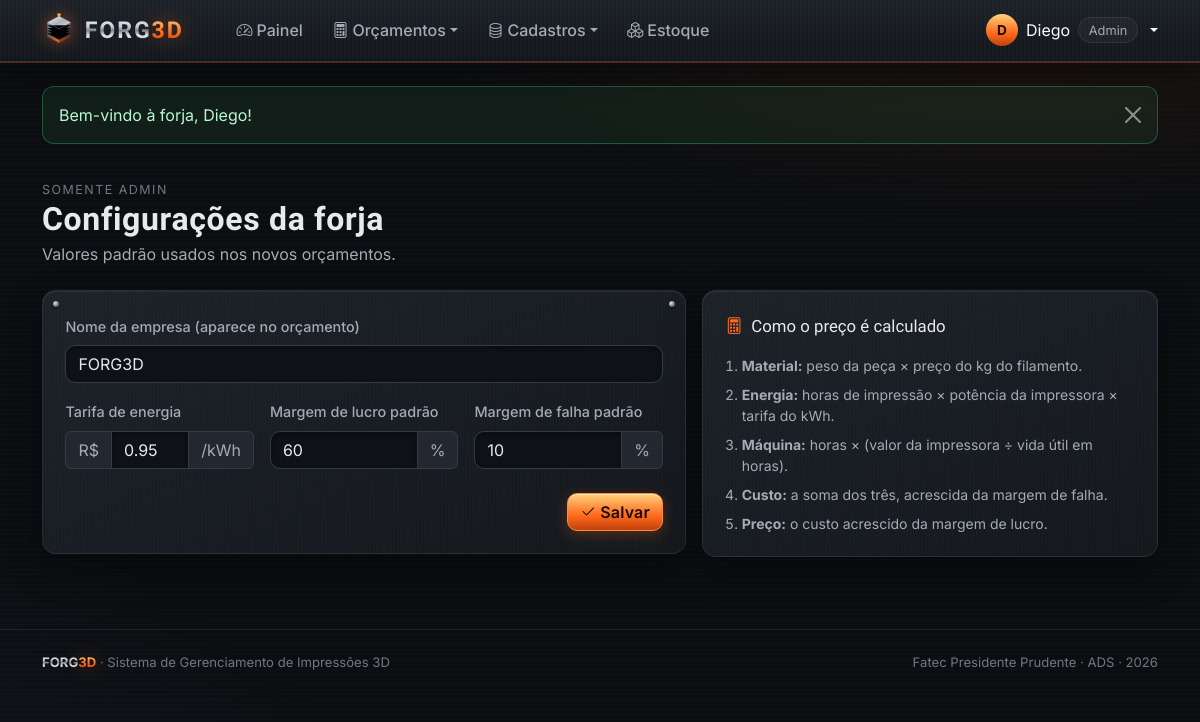
Page /view/configuracoes.php (signed in) on the committed database.
### tables this page shows
CREATE TABLE configuracoes (
  id                TINYINT PRIMARY KEY,
  nome_empresa      VARCHAR(80)   NOT NULL DEFAULT 'FORG3D',
  tarifa_kwh        DECIMAL(6,3)  NOT NULL DEFAULT 0.950,
  margem_padrao     DECIMAL(5,2)  NOT NULL DEFAULT 60.00,
  taxa_falha_padrao DECIMAL(5,2)  NOT NULL DEFAULT 10.00
);

### processamento/funcoesBD.php (called while the page is built, shortened)
<?php
function conectar(): PDO
{
    static $pdo = null;
    if ($pdo === null) {
        $dsn = 'mysql:host=' . DB_HOST . ';dbname=' . DB_NOME . ';charset=utf8mb4';
        try {
            $pdo = new PDO($dsn, DB_USUARIO, DB_SENHA, [
                PDO::ATTR_ERRMODE            => PDO::ERRMODE_EXCEPTION,
                PDO::ATTR_DEFAULT_FETCH_MODE => PDO::FETCH_ASSOC,
                PDO::ATTR_EMULATE_PREPARES   => false,
            ]);
        } catch (PDOException $e) {
            http_response_code(500);
            die('<h3 style="font-family:sans-serif">Não foi possível conectar ao banco "' . DB_NOME
                . '". Verifique se o MySQL do XAMPP está ligado e se o arquivo banco/forg3d.sql foi importado no phpMyAdmin.</h3>');
        }
    }
    return $pdo;
}
function consultarUm(string $sql, array $params = []): ?array
{
    $st = conectar()->prepare($sql);
    $st->execute($params);
    $linha = $st->fetch();
    return $linha === false ? null : $linha;
}
function buscarConfig(): array
{
    return consultarUm('SELECT * FROM configuracoes WHERE id = 1') ?? [
        'nome_empresa' => 'FORG3D', 'tarifa_kwh' => 0.95,
        'margem_padrao' => 60, 'taxa_falha_padrao' => 10,
    ];
}
function h($texto): string
{
    return htmlspecialchars((string) $texto, ENT_QUOTES, 'UTF-8');
}

### view/configuracoes.php (the view, shortened to what this page needs)
<?php
$cfg = buscarConfig();
require 'includes/topo.php';
?>
<div class="f-cabecalho">
    <div>
        <span class="f-mini">Somente admin</span>
        <h1>Configurações da forja</h1>
        <p>Valores padrão usados nos novos orçamentos.</p>
    </div>
</div>
<div class="row g-3">
    <div class="col-lg-7">
        <form class="f-card f-rebites" action="../processamento/processamento.php" method="POST">
            <div class="row g-3">
                <div class="col-12">
                    <label class="form-label" for="nome_empresa">Nome da empresa (aparece no orçamento)</label>
                    <input class="form-control" id="nome_empresa" name="nome_empresa" maxlength="80" value="<?= h($cfg['nome_empresa']) ?>">
                </div>
                <div class="col-md-4">
                    <label class="form-label" for="tarifa_kwh">Tarifa de energia</label>
                    <div class="input-group"><span class="input-group-text">R$</span><input type="number" step="0.001" min="0" class="form-control" id="tarifa_kwh" name="tarifa_kwh" value="<?= (float) $cfg['tarifa_kwh'] ?>"><span class="input-group-text">/kWh</span></div>
                </div>
                <div class="col-md-4">
                    <label class="form-label" for="margem_padrao">Margem de lucro padrão</label>
                    <div class="input-group"><input type="number" step="0.1" min="0" class="form-control" id="margem_padrao" name="margem_padrao" value="<?= (float) $cfg['margem_padrao'] ?>"><span class="input-group-text">%</span></div>
                </div>
                <div class="col-md-4">
                    <label class="form-label" for="taxa_falha_padrao">Margem de falha padrão</label>
                    <div class="input-group"><input type="number" step="0.1" min="0" class="form-control" id="taxa_falha_padrao" name="taxa_falha_padrao" value="<?= (float) $cfg['taxa_falha_padrao'] ?>"><span class="input-group-text">%</span></div>
                </div>
            </div>
            <div class="text-end mt-4"><button class="btn btn-forja" type="submit"><i class="bi bi-check2 me-1"></i>Salvar</button></div>
        </form>
    </div>
    <div class="col-lg-5">
        <div class="f-card h-100">
            <div class="f-card-titulo"><i class="bi bi-calculator"></i>Como o preço é calculado</div>
            <ol class="small f-muted mb-0 ps-3 d-flex flex-column gap-2">
                <li><strong>Material:</strong> peso da peça × preço do kg do filamento.</li>
                <li><strong>Energia:</strong> horas de impressão × potência da impressora × tarifa do kWh.</li>
                <li><strong>Máquina:</strong> horas × (valor da impressora ÷ vida útil em horas).</li>
                <li><strong>Custo:</strong> a soma dos três, acrescida da margem de falha.</li>
                <li><strong>Preço:</strong> o custo acrescido da margem de lucro.</li>
            </ol>
        </div>
    </div>
</div>
<?php require 'includes/rodape.php'; ?>

### css/forg3d.css (style rules this page uses)
:root { --f-fundo: #0b0d10; --f-fundo-2: #111419; --f-aco-1: #1a1e24; --f-aco-2: #232830; --f-aco-3: #343b45; --f-borda: rgba(255, 255, 255, .07); --f-borda-forte: rgba(255, 255, 255, .14); --f-texto: #e7e9ec; --f-texto-2: #a3abb5; --f-texto-3: #6f7883; --f-brasa: #ff6a1a; --f-brasa-2: #ffb347; --f-brasa-3: #c2410c; --f-brasa-glow: rgba(255, 106, 26, .45); --f-azul: #6fb7ff; --f-verde: #4ade80; --f-vermelho: #f87171; --f-amarelo: #facc15; --f-raio: 14px; --f-fonte-titulo: 'Chakra Petch', 'Segoe UI', sans-serif; --f-fonte: 'Inter', 'Segoe UI', sans-serif; --f-grad-aco: linear-gradient(180deg, #f6f8fa 0%, #c4cbd3 38%, #7d8692 52%, #dfe4e9 70%, #9aa3ad 100%); --f-grad-brasa: linear-gradient(180deg, #ffd27a 0%, #ff8a3d 40%, #ff6a1a 60%, #c2410c 100%); --bs-body-bg: var(--f-fundo); --bs-body-color: var(--f-texto); --bs-border-color: var(--f-borda); --bs-link-color: var(--f-brasa-2); --bs-link-hover-color: var(--f-brasa); --bs-emphasis-color: var(--f-texto); --bs-secondary-color: var(--f-texto-2); }
* { scrollbar-color: var(--f-aco-3) var(--f-fundo); }
body { font-family: var(--f-fonte); background: radial-gradient(1100px 520px at 85% -10%, rgba(255, 106, 26, .10), transparent 60%), radial-gradient(900px 600px at -10% 110%, rgba(111, 183, 255, .06), transparent 60%), var(--f-fundo); background-attachment: fixed; min-height: 100vh; }
body::before { content: ''; position: fixed; inset: 0; pointer-events: none; background: repeating-linear-gradient(0deg, rgba(255, 255, 255, .018) 0 1px, transparent 1px 5px); z-index: 0; }
h1, h2, h3, h4, h5 { font-family: var(--f-fonte-titulo); letter-spacing: .02em; font-weight: 600; }
.f-muted { color: var(--f-texto-2) !important; }
.f-mini { font-size: .78rem; color: var(--f-texto-3); text-transform: uppercase; letter-spacing: .12em; }
.f-card { position: relative; background: repeating-linear-gradient(90deg, rgba(255, 255, 255, .012) 0 1px, transparent 1px 3px), linear-gradient(155deg, #1d2229 0%, #14181d 100%); border: 1px solid var(--f-borda); border-radius: var(--f-raio); box-shadow: inset 0 1px 0 rgba(255, 255, 255, .06), 0 14px 34px rgba(0, 0, 0, .38); padding: 1.4rem; }
.f-card-titulo { font-family: var(--f-fonte-titulo); font-size: 1.05rem; display: flex; align-items: center; gap: .55rem; margin-bottom: 1rem; }
.f-card-titulo i { color: var(--f-brasa); }
.f-rebites::before, .f-rebites::after { content: ''; position: absolute; top: 10px; width: 6px; height: 6px; border-radius: 50%; background: radial-gradient(circle at 35% 35%, #dfe4e9, #5a636e 70%); box-shadow: 0 1px 1px rgba(0, 0, 0, .6); }
.f-rebites::before { left: 10px; }
.f-rebites::after { right: 10px; }
.f-cabecalho { display: flex; flex-wrap: wrap; gap: 1rem; align-items: end; justify-content: space-between; margin: 2rem 0 1.5rem; }
.f-cabecalho h1 { font-size: clamp(1.5rem, 3vw, 2rem); margin: 0; }
.f-cabecalho p { margin: .25rem 0 0; color: var(--f-texto-2); }
.btn { border-radius: 10px; font-weight: 600; letter-spacing: .01em; }
.btn-forja { position: relative; overflow: hidden; color: #1a0c03; background: var(--f-grad-brasa); border: 1px solid #ff8a3d; box-shadow: inset 0 1px 0 rgba(255, 255, 255, .45), 0 4px 14px rgba(255, 106, 26, .25); }
.btn-forja::after { content: ''; position: absolute; top: 0; left: -60%; width: 40%; height: 100%; background: linear-gradient(100deg, transparent, rgba(255, 255, 255, .55), transparent); transform: skewX(-20deg); transition: left .55s ease; }
.form-label { font-weight: 500; color: var(--f-texto-2); font-size: .9rem; }
.form-control, .form-select { background-color: #0e1115; color: var(--f-texto); border: 1px solid var(--f-aco-3); border-radius: 10px; box-shadow: inset 0 2px 4px rgba(0, 0, 0, .35); }
.form-control::placeholder { color: var(--f-texto-3); }
.input-group-text { background: var(--f-aco-2); color: var(--f-texto-2); border-color: var(--f-aco-3); }

### rows in the picture
configuracoes: nome_empresa "FORG3D", tarifa_kwh "0.95", margem_padrao "60", taxa_falha_padrao "10"

### other values in the picture
mb_strtoupper(mb_substr($u['nome'], 0, 1)) "D"
explode(' ', $u['nome'])[0] "Diego"
$aviso['texto'] "Bem-vindo à forja, Diego!"
